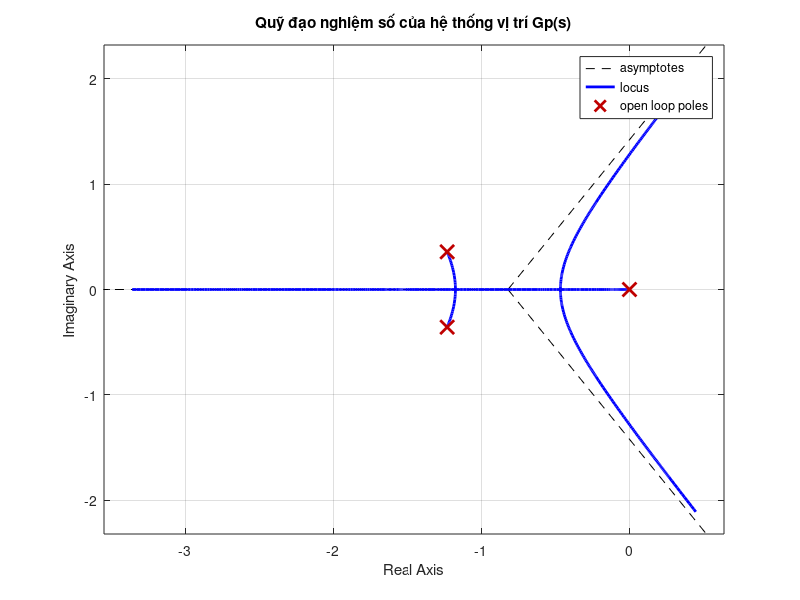

Reproduce this figure in MATLAB. (Note: this script raises an error after producing the figure.)
%% 1. Thông số động cơ và Hàm truyền vị trí Gp(s)
% Thông số STT 0 [cite: 35]
R = 0.62; L = 0.465; Kb = 0.0256; 
J = 0.031; B = 0.035; Kt = 0.078;

% Hàm truyền tốc độ G(s) [cite: 49]
num_v = Kt;
den_v = [J*L, (J*R + B*L), (R*B + Kt*Kb)];
Gs = tf(num_v, den_v);

% Hàm truyền vị trí Gp(s) = G(s) * (1/s) 
Gp = Gs * tf(1, [1 0]);

%% 2. Vẽ QĐNS và Tự động tìm thông số tới hạn (Kgh, Tgh)
figure;
rlocus(Gp); % Vẽ quỹ đạo nghiệm số để quan sát [cite: 94]
grid on;
title('Quỹ đạo nghiệm số của hệ thống vị trí Gp(s)');

% Tìm lề ổn định (Gain Margin) để xác định Kgh và tần số tới hạn w_gh
[Kgh, phase, w_gh, w_margin] = margin(Gp);

% Chu kỳ tới hạn Tgh [cite: 96]
Tgh = 2*pi / w_gh;

fprintf('--- Kết quả phân tích tới hạn ---\n');
fprintf('Hệ số tới hạn Kgh = %.4f\n', Kgh);
fprintf('Tần số tới hạn w_gh = %.4f (rad/s)\n', w_gh);
fprintf('Chu kỳ tới hạn Tgh = %.4f (s)\n', Tgh);

%% 3. Tính toán hệ số PID theo bảng Ziegler-Nichols 
Kp = 0.6 * Kgh;
Ti = 0.5 * Tgh;
Td = 0.125 * Tgh;

% Chuyển sang thông số Kp, Ki, Kd cho khối PID trong Simulink
Ki = Kp / Ti;
Kd = Kp * Td;

fprintf('\n--- Thông số bộ điều khiển PID (Ziegler-Nichols) ---\n');
fprintf('Kp = %.4f\n', Kp);
fprintf('Ki = %.4f\n', Ki);
fprintf('Kd = %.4f\n', Kd);

%% 4. Kiểm tra đáp ứng vòng kín (Tín hiệu đặt 10 rad) [cite: 109]
C_zn = pid(Kp, Ki, Kd);
T_cl = feedback(C_zn * Gp, 1);

figure;
h = stepplot(10 * T_cl); % Vẽ đáp ứng nấc biên độ 10 rad
grid on;
title('Đáp ứng bước nấc Vị trí (Z-N) - 10 rad');
% Sau khi chạy, bạn chuột phải vào hình chọn Characteristics để xem POT, tqd [cite: 111]
